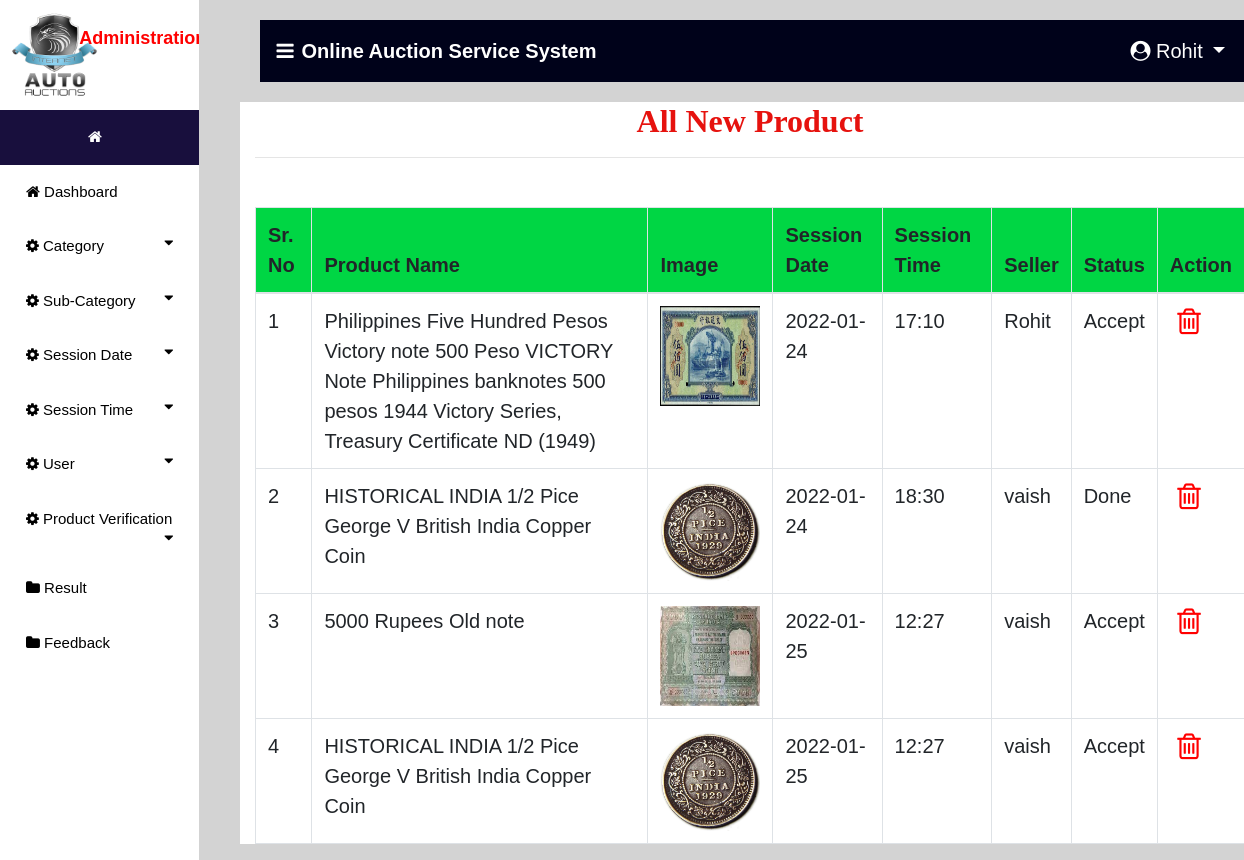
Page /all_product2 (signed in) on the committed database.
### auction/models.py (models this page shows, shortened)
class Aucted_Product(models.Model):
    winner = models.CharField(max_length=100,null=True)
    user = models.ForeignKey(Auction_User,on_delete=models.CASCADE,null=True)
    product = models.ForeignKey(Product,on_delete=models.CASCADE,null=True)

class Product(models.Model):
    temp = models.IntegerField(null=True)
    status  =models.ForeignKey(Status,on_delete=models.CASCADE,null=True)
    name = models.CharField(max_length=100,null=True)
    min_price = models.IntegerField(null=True)
    images = models.FileField(null=True)
    session = models.ForeignKey(Session_Time,on_delete=models.CASCADE,null=True)
    category = models.ForeignKey(Sub_Category,on_delete=models.CASCADE,null=True)

class Session_Time(models.Model):
    date = models.ForeignKey(Session_date,on_delete=models.CASCADE,null=True)
    time = models.CharField(max_length=30,null=True)

class Session_date(models.Model):
    date = models.CharField(max_length=30,null=True)

class Auction_User(models.Model):
    user = models.ForeignKey(User,on_delete=models.CASCADE,null=True)
    dob = models.DateField(null=True)
    address = models.CharField(max_length=100,null=True)
    contact = models.CharField(max_length=10,null=True)
    image = models.FileField(null=True)
    membership = models.ForeignKey(Member_fee,on_delete=models.CASCADE,null=True)

class Status(models.Model):
    status = models.CharField(max_length=30,null=True)

### auction/views.py (the view)
# urls.py: path('all_product2', All_product2,name="all_product2"),
def All_product2(request):
    if not request.user.is_authenticated:
        return redirect('login_user')
    new2 = new()
    count = 0
    if new2:
        count += 1
    user1 = User.objects.get(id=request.user.id)
    pro=""
    try:
        pro = Bidder.objects.get(user=user1)
        if pro:
            error="pat"
    except:
        pro = Auction_User.objects.get(user=user1)
    error = False
    st = Status.objects.get(status = "pending")
    prod = Aucted_Product.objects.all()
    d = {'error':error,'pro':pro,'data':pro,'prod':prod,'count':count,'new2':new2}
    return render(request, 'all_product2.html',d)

### auction/views.py (called while the page is built)
def new():
    status = Status.objects.get(status="pending")
    new_pro = Product.objects.filter(status=status)
    return new_pro

### auction/templates/all_product2.html (shortened to what this page needs)
{% extends 'navigation3.html' %}
{% block body1 %}
 <div class="container" style="background:white">
<center><h2 style = "font-family : 'Monotype Corsiva' ; color : #E6120E ; font-weight : bold;margin-top:2%">All New Product</h2></center><hr>
<table class="table table-bordered" id="myTable">
  <thead>
  <tr>
    <th>Sr. No</th>
    <th>Product Name</th>
    <th>Image</th>
    <th>Session Date</th>
    <th>Session Time</th>
    <th>Seller</th>
    <th>Status</th>
    <th>Action</th>
  </tr>
  </thead>
   <tbody>
{% for i in prod %}
  <tr>
    <td>{{forloop.counter}}</td>
    <td>{{i.product.name}}</td>
    <td><img src="{{i.product.images.url}}" style="width:100px;height:100px"></td>
    <td>{{i.product.session.date.date}}</td>
    <td>{{i.product.session.time}}</td>
    <td>{{i.user.user.username}}</td>
    <td>{{i.product.status.status}}</td>
    <td><a href="">  <i style="font-size:30px;color:red;margin-left:12%" class="fa fa-trash-o" onclick="return confirm('Are you sure?')"></i></a></td>
  </tr>
{% endfor %}
    </tbody>
</table>
 </div>
{% endblock %}

### auction/templates/navigation3.html (shortened to what this page needs)
{% extends 'navigation2.html' %}
{% block body %}
<nav class="navbar navbar-expand-lg navbar-light" style="margin-left:2%;margin-top:2%;width:99%;background-color:#00021a">
  <a class="navbar-brand" href="#" style="color:white;font-weight:bold"><i class="fa fa-bars" style="margin-right:8px"></i>Online Auction Service System</a>
  <div class="collapse navbar-collapse nav justify-content-end" id="navbarNavDropdown">
      <li class="nav-item dropdown" style="margin-right:3%;color:white">
        <a class="nav-link dropdown-toggle" style="color:white;margin-left:5%" href="#" id="navbarDropdown" role="button" data-toggle="dropdown" aria-haspopup="true" aria-expanded="false">
          <i class="fa fa-user-circle"></i> {{request.user.username}}
        </a>
      </li>
  </div>
 </nav>
{% block body1 %}
{% endblock %}
{% endblock %}

### auction/templates/navigation2.html (shortened to what this page needs)
<!DOCTYPE html>
{% load static %}
<html>
<head>
<link rel="stylesheet" href="https://cdnjs.cloudflare.com/ajax/libs/font-awesome/4.7.0/css/font-awesome.min.css">
<link rel="stylesheet" href="https://stackpath.bootstrapcdn.com/bootstrap/4.5.0/css/bootstrap.min.css">
</head>
<body style="background-color:lightgrey;width:100%">
    <div align="center"  class="main" style=";background-color:lightgrey;width:82%;height:100%;margin-top:0%">
    {% block body %}
    {% endblock %}
  </div>
<div class="sidenav" style="top:0; margin-top:0;padding-top:0;position:fixed;height:100%">
   <div class="row" style="padding:10px;float:center" align="center">
     <div class="col-md-4">
            <img src="{% static 'images/logo.png' %}" style="width:90px;height:90px">
     </div>
     <div class="col-md-8" align="left" style="padding:7%">
            <span style="color:red;font-weight:bold;font-size:18px">Administration</span>
     </div>
   </div>
    <div style="padding:0px;background-color:#180f3d;float:center" align="center">
     <a href="{% url 'admin_home' %}" style="float:center;"> <i style="margin-left:40%;color:white" class="fa fa-home"></i> </a>
  </div>
        <a href="{% url 'admin_home' %}"><i class="fa fa-home"></i> Dashboard</a>
    <button class="dropdown1-btn"><i class="fa fa-cog"></i> Category
    <i class="fa fa-caret-down"></i>
  </button>
    <button class="dropdown1-btn"><i class="fa fa-cog"></i> Sub-Category
    <i class="fa fa-caret-down"></i>
  </button>
    <button class="dropdown1-btn"><i class="fa fa-cog"></i> Session Date
    <i class="fa fa-caret-down"></i>
  </button>
    <button class="dropdown1-btn"><i class="fa fa-cog"></i> Session Time
    <i class="fa fa-caret-down"></i>
  </button>
    <button class="dropdown1-btn"><i class="fa fa-cog"></i> User
    <i class="fa fa-caret-down"></i>
  </button>
  <button class="dropdown1-btn"><i class="fa fa-cog"></i> Product Verification
    <i class="fa fa-caret-down"></i>
  </button>
    <a href="{% url 'result' %}"><i class="fa fa-folder"></i> Result</a>
    <a href="{% url 'view_feedback' %}"><i class="fa fa-folder"></i> Feedback</a>
</div>
</body>
</html>

### auction/templates/navigation2.html (style rules this page uses)
thead { background:#00d644; }
body { font-family: "Lato", sans-serif; }
.sidenav { height: 100%; width: 16%; position: fixed; top: 0; left: 0; background-color: white; overflow-x: hidden; }
.sidenav a, .dropdown1-btn { padding: 16px 18px 16px 26px; text-decoration: none; font-size: 15px; color: black; display: block; border: none; background: none; width: 100%; text-align: left; cursor: pointer; outline: none; }
.main { margin-left: 240px; font-size: 20px; }
.fa-caret-down { float: right; padding-right: 8px; }
body { margin:0;font-family:Arial }
.dropdown { float:right; }

### rows in the picture
Aucted_Product: product.name "Philippines Five Hundred Pesos Victory note 500 Peso VICTORY Note Philippines banknotes 500 pesos 1944 Victory Series, Treasury Certificate ND (1949)", product.images (picture), product.session "2022-01-24", product.session.time "17:10", user.user.username "Rohit", product.status.status "Accept"
Aucted_Product: product.name "HISTORICAL INDIA 1/2 Pice George V British India Copper Coin", product.images (picture), product.session "2022-01-24", product.session.time "18:30", user.user.username "vaish", product.status.status "Done"
Aucted_Product: product.name "5000 Rupees Old note", product.images (picture), product.session "2022-01-25", product.session.time "12:27", user.user.username "vaish", product.status.status "Accept"
Aucted_Product: product.name "HISTORICAL INDIA 1/2 Pice George V British India Copper Coin", product.images (picture), product.session "2022-01-25", product.session.time "12:27", user.user.username "vaish", product.status.status "Accept"

### other values in the picture
{{ request.user.username }} "Rohit"
